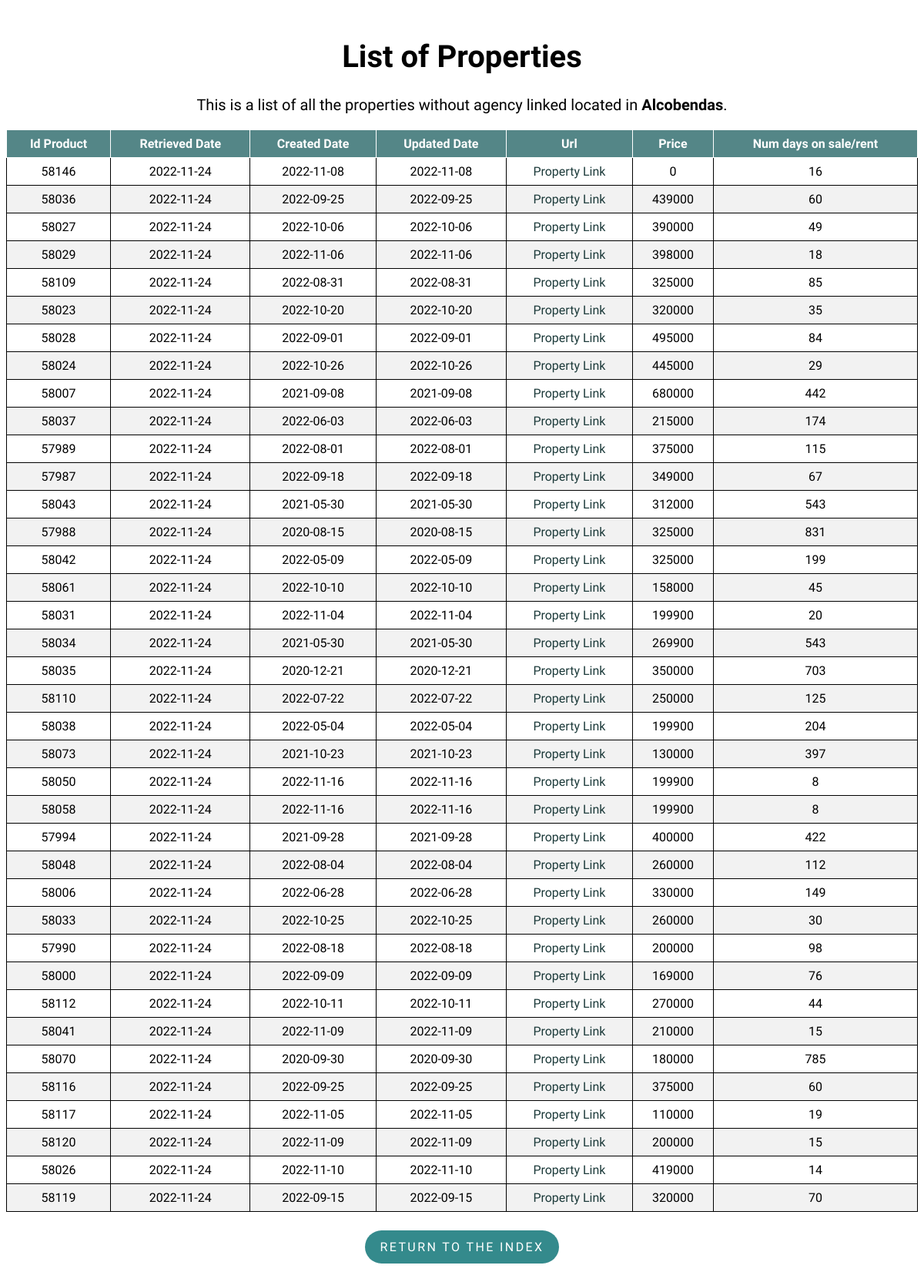
Page /property/Alcobendas on the committed database.
### flask-app/read_db.py (models this page shows)
class Property(db.Model):
    __tablename__ = 'properties'
    id_product = db.Column(db.Integer, primary_key=True)
    retrieved_date = db.Column(db.Date)
    created_date = db.Column(db.Date)
    url = db.Column(db.Text)
    mobile = db.Column(db.Integer)
    agency = db.Column(db.Text)
    real_estate_id = db.Column(db.Integer)
    price = db.Column(db.Integer)
    type_id = db.Column(db.Integer)
    trans_type_id = db.Column(db.Integer)
    location = db.Column(db.Text)
    num_days = db.Column(db.Integer)
    updated_date = db.Column(db.Date)

### flask-app/read_db.py (the view)
@app.route('/property/<location>', methods=['GET', 'POST'])
def property(location):
    properties = Property.query.filter_by(
        type_id=1, location=location).order_by(Property.url).distinct()
    return render_template('list.html', properties=properties, location=location)

### flask-app/templates/list.html (shortened to what this page needs)
<!DOCTYPE html>
<html lang="en">
<head>
    <link rel="stylesheet" type="text/css" href="{{ url_for('static', filename='styles/style.css') }}">
    <link rel="stylesheet" type="text/css" href="{{ url_for('static', filename='styles/tablesort.css') }}">
</head>
<body>
    <h1 class="list_header" style="font-size:40px;">List of Properties</h1>
    <p class="list_header" style="margin-top: 25px;font-size:20px;">This is a list of all the properties without agency linked located in
        <strong>{{ location }}</strong>.
    </p>
    <table class="table table-sortable">
        <thead>
            <tr>
                <th>Id Product</th>
                <th>Retrieved Date</th>
                <th>Created Date</th>
                <th>Updated Date</th>
                <th>Url</th>
                <th>Price</th>
                <th>Num days on sale/rent</th>
            </tr>
        </thead>
        <tbody>
            {% for property in properties %}
            <tr>
                <td>{{ property.id_product }}</td>
                <td>{{ property.retrieved_date }}</td>
                <td>{{ property.created_date }}</td>
                <td>{{ property.updated_date }}</td>
                <td>
                    <a class="property_link" href={{ property.url }}>Property Link</a>
                </td>
                <td><a>{{ property.price }}</a></td>
                <td>{{ property.num_days }}</td>
            </tr>
            {% endfor %}
        </tbody>
    </table>
    <div class = "btn_container">
        <p class="return_btn"><a class = "btn_link" href="{{ url_for('index') }}">Return to the index</a></p>
    </div>
</body>
</html>

### flask-app/static/styles/style.css (style rules this page uses)
body { font-family: 'Muli','Open Sans','Open Sans-fallback',sans-serif; }
table, th, td { border: 1px solid; }
table { width: 100%; border-collapse: collapse; }
th, td { text-align: center; padding: 8px; }
tr:nth-child(even) { background-color: #f2f2f2 }
th { background-color: rgb(84, 134, 135); color: white; }
.index_header, .list_header { margin-top: 50px; text-align: center; }
a.property_link { text-decoration: none; }
a.property_link:link, a.property_link:visited { color: rgb(28, 58, 58); }
.return_btn { display: inline-block; padding: .75rem 1.25rem; border-radius: 10rem; text-transform: uppercase; font-size: 1rem; letter-spacing: .15rem; transition: all .3s; position: relative; overflow: hidden; z-index: 1; background-color: rgb(52, 138, 140); }
.btn_link { text-decoration: none; color: #fff; }
.btn_container { margin-top: 8px; display: flex; justify-content: center; align-items: center; }

### flask-app/static/styles/tablesort.css (style rules this page uses)
.table-sortable th { cursor: pointer; }

### rows in the picture
Property: id_product "58146", retrieved_date "2022-11-24", created_date "2022-11-08", updated_date "2022-11-08", price "0", num_days "16"
Property: id_product "58036", retrieved_date "2022-11-24", created_date "2022-09-25", updated_date "2022-09-25", price "439000", num_days "60"
Property: id_product "58027", retrieved_date "2022-11-24", created_date "2022-10-06", updated_date "2022-10-06", price "390000", num_days "49"
Property: id_product "58029", retrieved_date "2022-11-24", created_date "2022-11-06", updated_date "2022-11-06", price "398000", num_days "18"
Property: id_product "58109", retrieved_date "2022-11-24", created_date "2022-08-31", updated_date "2022-08-31", price "325000", num_days "85"
Property: id_product "58023", retrieved_date "2022-11-24", created_date "2022-10-20", updated_date "2022-10-20", price "320000", num_days "35"
Property: id_product "58028", retrieved_date "2022-11-24", created_date "2022-09-01", updated_date "2022-09-01", price "495000", num_days "84"
Property: id_product "58024", retrieved_date "2022-11-24", created_date "2022-10-26", updated_date "2022-10-26", price "445000", num_days "29"
Property: id_product "58007", retrieved_date "2022-11-24", created_date "2021-09-08", updated_date "2021-09-08", price "680000", num_days "442"
Property: id_product "58037", retrieved_date "2022-11-24", created_date "2022-06-03", updated_date "2022-06-03", price "215000", num_days "174"
Property: id_product "57989", retrieved_date "2022-11-24", created_date "2022-08-01", updated_date "2022-08-01", price "375000", num_days "115"
Property: id_product "57987", retrieved_date "2022-11-24", created_date "2022-09-18", updated_date "2022-09-18", price "349000", num_days "67"
Property: id_product "58043", retrieved_date "2022-11-24", created_date "2021-05-30", updated_date "2021-05-30", price "312000", num_days "543"
Property: id_product "57988", retrieved_date "2022-11-24", created_date "2020-08-15", updated_date "2020-08-15", price "325000", num_days "831"
Property: id_product "58042", retrieved_date "2022-11-24", created_date "2022-05-09", updated_date "2022-05-09", price "325000", num_days "199"
Property: id_product "58061", retrieved_date "2022-11-24", created_date "2022-10-10", updated_date "2022-10-10", price "158000", num_days "45"
Property: id_product "58031", retrieved_date "2022-11-24", created_date "2022-11-04", updated_date "2022-11-04", price "199900", num_days "20"
Property: id_product "58034", retrieved_date "2022-11-24", created_date "2021-05-30", updated_date "2021-05-30", price "269900", num_days "543"
Property: id_product "58035", retrieved_date "2022-11-24", created_date "2020-12-21", updated_date "2020-12-21", price "350000", num_days "703"
Property: id_product "58110", retrieved_date "2022-11-24", created_date "2022-07-22", updated_date "2022-07-22", price "250000", num_days "125"
Property: id_product "58038", retrieved_date "2022-11-24", created_date "2022-05-04", updated_date "2022-05-04", price "199900", num_days "204"
Property: id_product "58073", retrieved_date "2022-11-24", created_date "2021-10-23", updated_date "2021-10-23", price "130000", num_days "397"
Property: id_product "58050", retrieved_date "2022-11-24", created_date "2022-11-16", updated_date "2022-11-16", price "199900", num_days "8"
Property: id_product "58058", retrieved_date "2022-11-24", created_date "2022-11-16", updated_date "2022-11-16", price "199900", num_days "8"
Property: id_product "57994", retrieved_date "2022-11-24", created_date "2021-09-28", updated_date "2021-09-28", price "400000", num_days "422"
Property: id_product "58048", retrieved_date "2022-11-24", created_date "2022-08-04", updated_date "2022-08-04", price "260000", num_days "112"
Property: id_product "58006", retrieved_date "2022-11-24", created_date "2022-06-28", updated_date "2022-06-28", price "330000", num_days "149"
Property: id_product "58033", retrieved_date "2022-11-24", created_date "2022-10-25", updated_date "2022-10-25", price "260000", num_days "30"
Property: id_product "57990", retrieved_date "2022-11-24", created_date "2022-08-18", updated_date "2022-08-18", price "200000", num_days "98"
Property: id_product "58000", retrieved_date "2022-11-24", created_date "2022-09-09", updated_date "2022-09-09", price "169000", num_days "76"
Property: id_product "58112", retrieved_date "2022-11-24", created_date "2022-10-11", updated_date "2022-10-11", price "270000", num_days "44"
Property: id_product "58041", retrieved_date "2022-11-24", created_date "2022-11-09", updated_date "2022-11-09", price "210000", num_days "15"
Property: id_product "58070", retrieved_date "2022-11-24", created_date "2020-09-30", updated_date "2020-09-30", price "180000", num_days "785"
Property: id_product "58116", retrieved_date "2022-11-24", created_date "2022-09-25", updated_date "2022-09-25", price "375000", num_days "60"
Property: id_product "58117", retrieved_date "2022-11-24", created_date "2022-11-05", updated_date "2022-11-05", price "110000", num_days "19"
Property: id_product "58120", retrieved_date "2022-11-24", created_date "2022-11-09", updated_date "2022-11-09", price "200000", num_days "15"
Property: id_product "58026", retrieved_date "2022-11-24", created_date "2022-11-10", updated_date "2022-11-10", price "419000", num_days "14"
Property: id_product "58119", retrieved_date "2022-11-24", created_date "2022-09-15", updated_date "2022-09-15", price "320000", num_days "70"

### other values in the picture
{{ location }} "Alcobendas"
